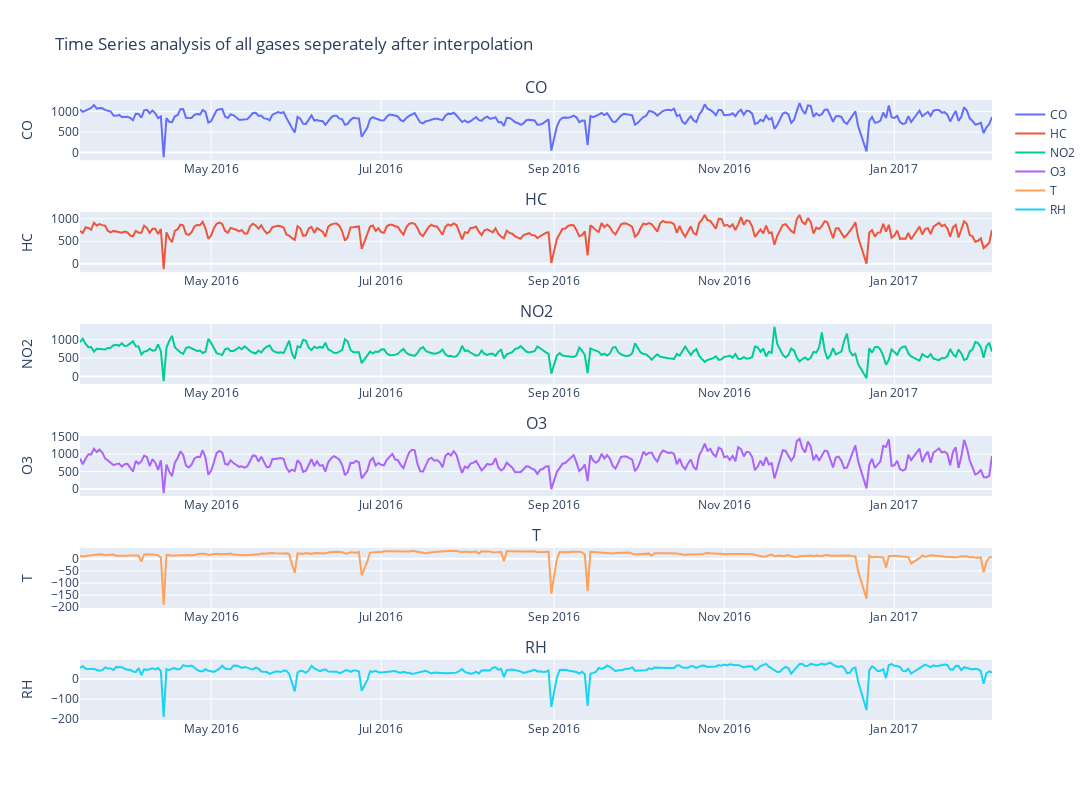

Notebook cell for this chart:
### Code cell
# Re-plot Time Series after interpolation
all_gases_after_interpolation = plot_ts(df_pivot_impute,title= "Time Series analysis of all gases seperately after interpolation")
all_gases_after_interpolation.show()

### Figure 1 — Plotly figure (JSON) as saved in the notebook; plotly's stock layout.template omitted (floating-point values rounded to 4 significant figures; data arrays with more than 128 entries replaced by an {"elided": "..."} marker saying what was removed)
{"data": [{"name": "CO", "type": "scatter", "x": {"elided": "328 str values"}, "xaxis": "x", "y": {"elided": "328 float values"}, "yaxis": "y"}, {"name": "HC", "type": "scatter", "x": {"elided": "328 str values"}, "xaxis": "x2", "y": {"elided": "328 float values"}, "yaxis": "y2"}, {"name": "NO2", "type": "scatter", "x": {"elided": "328 str values"}, "xaxis": "x3", "y": {"elided": "328 float values"}, "yaxis": "y3"}, {"name": "O3", "type": "scatter", "x": {"elided": "328 str values"}, "xaxis": "x4", "y": {"elided": "328 float values"}, "yaxis": "y4"}, {"name": "T", "type": "scatter", "x": {"elided": "328 str values"}, "xaxis": "x5", "y": {"elided": "328 float values"}, "yaxis": "y5"}, {"name": "RH", "type": "scatter", "x": {"elided": "328 str values"}, "xaxis": "x6", "y": {"elided": "328 float values"}, "yaxis": "y6"}], "layout": {"annotations": [{"font": {"size": 16}, "showarrow": false, "text": "CO", "x": 0.5, "xanchor": "center", "xref": "paper", "y": 1.0, "yanchor": "bottom", "yref": "paper"}, {"font": {"size": 16}, "showarrow": false, "text": "HC", "x": 0.5, "xanchor": "center", "xref": "paper", "y": 0.8194, "yanchor": "bottom", "yref": "paper"}, {"font": {"size": 16}, "showarrow": false, "text": "NO2", "x": 0.5, "xanchor": "center", "xref": "paper", "y": 0.6389, "yanchor": "bottom", "yref": "paper"}, {"font": {"size": 16}, "showarrow": false, "text": "O3", "x": 0.5, "xanchor": "center", "xref": "paper", "y": 0.4583, "yanchor": "bottom", "yref": "paper"}, {"font": {"size": 16}, "showarrow": false, "text": "T", "x": 0.5, "xanchor": "center", "xref": "paper", "y": 0.2778, "yanchor": "bottom", "yref": "paper"}, {"font": {"size": 16}, "showarrow": false, "text": "RH", "x": 0.5, "xanchor": "center", "xref": "paper", "y": 0.09722, "yanchor": "bottom", "yref": "paper"}], "height": 800, "title": {"text": "Time Series analysis of all gases seperately after interpolation"}, "width": 1200, "xaxis": {"anchor": "y", "domain": [0, 1]}, "xaxis2": {"anchor": "y2", "domain": [0, 1]}, "xaxis3": {"anchor": "y3", "domain": [0, 1]}, "xaxis4": {"anchor": "y4", "domain": [0, 1]}, "xaxis5": {"anchor": "y5", "domain": [0, 1]}, "xaxis6": {"anchor": "y6", "domain": [0, 1]}, "yaxis": {"anchor": "x", "domain": [0.9028, 1.0], "title": {"text": "CO"}}, "yaxis2": {"anchor": "x2", "domain": [0.7222, 0.8194], "title": {"text": "HC"}}, "yaxis3": {"anchor": "x3", "domain": [0.5417, 0.6389], "title": {"text": "NO2"}}, "yaxis4": {"anchor": "x4", "domain": [0.3611, 0.4583], "title": {"text": "O3"}}, "yaxis5": {"anchor": "x5", "domain": [0.1806, 0.2778], "title": {"text": "T"}}, "yaxis6": {"anchor": "x6", "domain": [0, 0.09722], "title": {"text": "RH"}}}}
